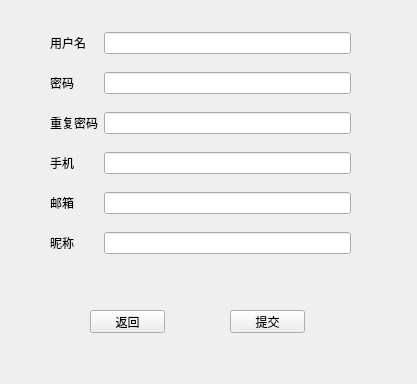
<?xml version="1.0" encoding="UTF-8"?>
<ui version="4.0">
 <class>NewUserWindow</class>
 <widget class="QWidget" name="NewUserWindow">
  <property name="geometry">
   <rect>
    <x>0</x>
    <y>0</y>
    <width>417</width>
    <height>384</height>
   </rect>
  </property>
  <property name="sizePolicy">
   <sizepolicy hsizetype="Preferred" vsizetype="Preferred">
    <horstretch>0</horstretch>
    <verstretch>0</verstretch>
   </sizepolicy>
  </property>
  <property name="windowTitle">
   <string>注册</string>
  </property>
  <widget class="QPushButton" name="backButton">
   <property name="geometry">
    <rect>
     <x>90</x>
     <y>310</y>
     <width>75</width>
     <height>23</height>
    </rect>
   </property>
   <property name="text">
    <string>返回</string>
   </property>
  </widget>
  <widget class="QWidget" name="widget" native="true">
   <property name="geometry">
    <rect>
     <x>50</x>
     <y>20</y>
     <width>301</width>
     <height>251</height>
    </rect>
   </property>
   <layout class="QGridLayout" name="gridLayout">
    <item row="0" column="1">
     <widget class="QLineEdit" name="usernameEdit">
      <property name="maxLength">
       <number>16</number>
      </property>
     </widget>
    </item>
    <item row="1" column="1">
     <widget class="QLineEdit" name="passwordEdit">
      <property name="maxLength">
       <number>16</number>
      </property>
     </widget>
    </item>
    <item row="2" column="0">
     <widget class="QLabel" name="label_3">
      <property name="text">
       <string>重复密码</string>
      </property>
     </widget>
    </item>
    <item row="4" column="0">
     <widget class="QLabel" name="label_5">
      <property name="text">
       <string>邮箱</string>
      </property>
     </widget>
    </item>
    <item row="2" column="1">
     <widget class="QLineEdit" name="repasswordEdit">
      <property name="maxLength">
       <number>16</number>
      </property>
     </widget>
    </item>
    <item row="1" column="0">
     <widget class="QLabel" name="label_2">
      <property name="text">
       <string>密码</string>
      </property>
     </widget>
    </item>
    <item row="0" column="0">
     <widget class="QLabel" name="label">
      <property name="text">
       <string>用户名</string>
      </property>
     </widget>
    </item>
    <item row="3" column="0">
     <widget class="QLabel" name="label_4">
      <property name="text">
       <string>手机</string>
      </property>
     </widget>
    </item>
    <item row="3" column="1">
     <widget class="QLineEdit" name="phoneEdit">
      <property name="maxLength">
       <number>11</number>
      </property>
     </widget>
    </item>
    <item row="4" column="1">
     <widget class="QLineEdit" name="mailEdit">
      <property name="maxLength">
       <number>100</number>
      </property>
     </widget>
    </item>
    <item row="5" column="0">
     <widget class="QLabel" name="label_6">
      <property name="text">
       <string>昵称</string>
      </property>
     </widget>
    </item>
    <item row="5" column="1">
     <widget class="QLineEdit" name="nicknameEdit">
      <property name="maxLength">
       <number>24</number>
      </property>
     </widget>
    </item>
   </layout>
  </widget>
  <widget class="QPushButton" name="submitButton">
   <property name="geometry">
    <rect>
     <x>230</x>
     <y>310</y>
     <width>75</width>
     <height>23</height>
    </rect>
   </property>
   <property name="text">
    <string>提交</string>
   </property>
  </widget>
  <widget class="QLabel" name="warning">
   <property name="geometry">
    <rect>
     <x>130</x>
     <y>280</y>
     <width>141</width>
     <height>16</height>
    </rect>
   </property>
   <property name="text">
    <string/>
   </property>
  </widget>
 </widget>
 <resources/>
 <connections/>
</ui>
